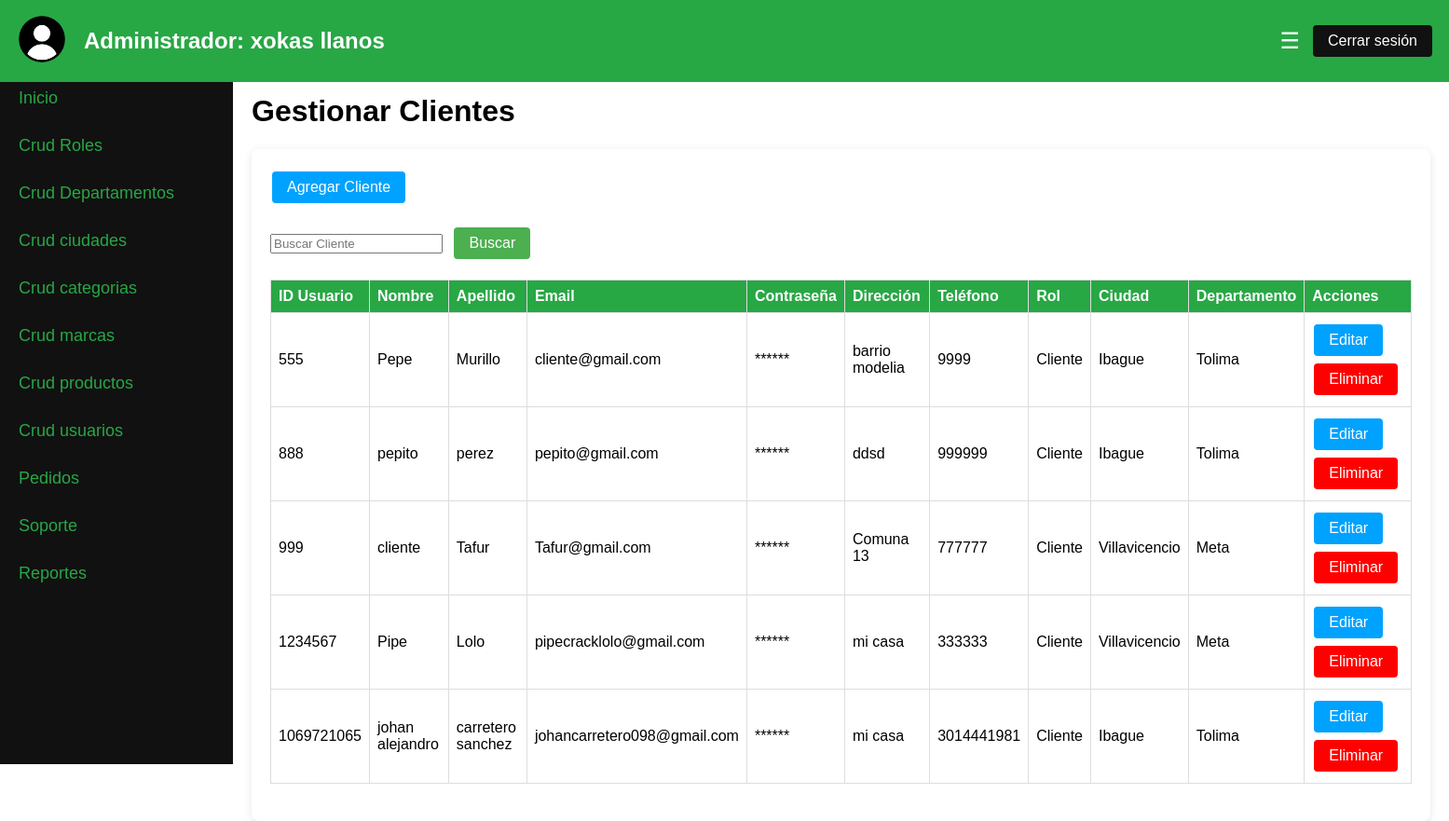
/Proyecto_SFT_MNS/cruds/usuarios/clientes.php (signed in), run on the app's committed database.
### tables this page shows
CREATE TABLE `usuarios` (
  `id_usuario` int(11) NOT NULL,
  `nombre_usuario` varchar(100) NOT NULL,
  `apellido_usuario` varchar(100) NOT NULL,
  `email_usuario` varchar(100) NOT NULL,
  `contraseña_usuario` varchar(100) NOT NULL,
  `direccion_usuario` varchar(255) DEFAULT NULL,
  `telefono_usuario` varchar(20) DEFAULT NULL,
  `rol_id` int(11) DEFAULT NULL,
  `ciudad_id` int(11) DEFAULT NULL,
  `departamento_id` int(11) DEFAULT NULL
);

### Proyecto_SFT_MNS/cruds/usuarios/clientes.php (the view, shortened to what this page needs)
<?php
require '../../config/database.php';
$registrosPorPagina = 6;
if (isset($_GET["pagina"])) {
    if ($_GET["pagina"] == 1) {
        header("Location: clientes.php");
    } else {
        $pagina = $_GET["pagina"];
    }
} else {
    $pagina = 1;
}
$inicio = ($pagina - 1) * $registrosPorPagina;
$filtro = "";
$parametros = [];
$sqlUsuarios = "
SELECT
    usuarios.id_usuario,
    usuarios.nombre_usuario,
    usuarios.apellido_usuario,
    usuarios.email_usuario,
    usuarios.contraseña_usuario,
    usuarios.direccion_usuario,
    usuarios.telefono_usuario,
    COALESCE(roles.nombre_rol, 'Sin rol') as nombre_rol,
    COALESCE(ciudades.nombre_ciudad, 'Sin ciudad') as nombre_ciudad,
    COALESCE(departamentos.nombre_departamento, 'Sin departamento') as nombre_departamento
FROM usuarios
LEFT JOIN roles ON usuarios.rol_id = roles.id_rol
LEFT JOIN ciudades ON usuarios.ciudad_id = ciudades.id_ciudad
LEFT JOIN departamentos ON usuarios.departamento_id = departamentos.id_departamento
WHERE usuarios.rol_id = 2 $filtro
LIMIT $inicio, $registrosPorPagina";
$resultadoUsuarios = $base->prepare($sqlUsuarios);
$resultadoUsuarios->execute($parametros);
$resultadoUsuarios = $resultadoUsuarios->fetchAll(PDO::FETCH_OBJ);
        ?>
<!DOCTYPE html>
<html lang="es">
<head>
    <link rel="stylesheet" href="../../css/admin_dashboard.css">
</head>
<body>
<header>
        <div class="admin-header">
            <div class="admin-logo">
                <img src="../../imagenes/usuario.png" alt="User Logo" width="50" height="50">
            </div>
            <div class="admin-name">
                <h2>Administrador: <?php echo htmlspecialchars($_SESSION['admin_nombre']) . ' ' . htmlspecialchars($_SESSION['admin_apellido']); ?></h2>
            </div>
            <button class="menu-button" onclick="toggleSidebar()">☰</button>
            <form id="logout-form" method="POST" action="../../views/cerrar_sesion.php">
                <button type="button" id="logout-button" class="buttonC">Cerrar sesión</button>
            </form>
        </div>
    </header>
    <div class="admin-container">
        <div class="sidebar" id="sidebar">
            <a href="../../views/admin_dashboard.php">Inicio</a>
            <a href="../../cruds/roles.php" onclick="showSection('roles')">Crud Roles</a>
            <a href="../../cruds/departamentos.php" onclick="showSection('departamentos')">Crud Departamentos</a>
            <a href="../../cruds/ciudades.php" onclick="showSection('ciudades')">Crud ciudades</a>
            <a href="../../cruds/categorias.php" onclick="showSection('categorias')">Crud categorias</a>
            <a href="../../cruds/marcas.php" onclick="showSection('marcas')">Crud marcas</a>
            <a href="../../cruds/productos/productos.php" onclick="showSection('productos')">Crud productos</a>
            <a href="../../cruds/usuarios/usuarios.php" onclick="showSection('usuarios')">Crud usuarios</a>
            <a href="../../cruds/pedidos/pedidos.php" onclick="showSection('pedidos')">Pedidos</a>
            <a href="../../cruds/soporte/soporte.php" onclick="showSection('soporte')">Soporte</a>
            <a href="../../views/reportes.php" onclick="showSection('reportes')">Reportes</a>
        </div>
        <main id="main-content">
            <div id="usuarios" class="section active">
                <h1><span class="color">Gestionar Clientes</span></h1>
                <div class="crud-container">
                <a href="register_Cliente.php" class="buttonA">Agregar Cliente</a>
                <br><br>
                <form action="<?php echo htmlspecialchars($_SERVER['PHP_SELF']); ?>" method="get" autocomplete="off">
                        <input type="text" name="buscar" placeholder="Buscar Cliente" value="<?php echo isset($_GET['buscar']) ? htmlspecialchars($_GET['buscar']) : ''; ?>">
                        <button type="submit" class="button">Buscar</button>
                    </form>
                    <br>
                    <form action="<?php echo htmlspecialchars($_SERVER['PHP_SELF']); ?>" method="post" autocomplete="off">
                        <table align="center" border="" bordercolor="orange" class="crud-table">
                            <tr>
                                <th>ID Usuario</th>
                                <th>Nombre</th>
                                <th>Apellido</th>
                                <th>Email</th>
                                <th>Contraseña</th>
                                <th>Dirección</th>
                                <th>Teléfono</th>
                                <th>Rol</th>
                                <th>Ciudad</th>
                                <th>Departamento</th>
                                <th>Acciones</th>
                            </tr>
                        <tbody id="crud-table-body">
                            <?php foreach ($resultadoUsuarios as $usuario) : ?>
                                <tr>
                                <td><?php echo htmlspecialchars($usuario->id_usuario); ?></td>
                                <td><?php echo htmlspecialchars($usuario->nombre_usuario); ?></td>
                                <td><?php echo htmlspecialchars($usuario->apellido_usuario); ?></td>
                                <td><?php echo htmlspecialchars($usuario->email_usuario); ?></td>
                                <td>******</td>
                                <td><?php echo htmlspecialchars($usuario->direccion_usuario); ?></td>
                                <td><?php echo htmlspecialchars($usuario->telefono_usuario); ?></td>
                                <td><?php echo htmlspecialchars($usuario->nombre_rol); ?></td>
                                <td><?php echo htmlspecialchars($usuario->nombre_ciudad); ?></td>
                                <td><?php echo htmlspecialchars($usuario->nombre_departamento); ?></td>
                                    <td class="td_boton">
                                        <a href="editar_usuario.php?id_usuario=<?php echo htmlspecialchars($usuario->id_usuario); ?>" class="buttonA">Editar</a>
                                        <a href="clientes.php?eliminar=<?php echo htmlspecialchars($usuario->id_usuario); ?>" class="buttonE" onclick="eliminarUsuario(event, '<?php echo htmlspecialchars($usuario->id_usuario); ?>')">Eliminar</a>
                                    </td>
                                </tr>
                            <?php endforeach; ?>
                        </tbody>
                    </table>
                    </form>
                </div>
            </div>
        </main>
    </div>
</body>
</html

### Proyecto_SFT_MNS/css/admin_dashboard.css (style rules this page uses)
body { font-family: Arial, sans-serif; margin: 0; padding: 0; background-image: url('https://encrypted-tbn1.gstatic.com/images?q=tbn:ANd9GcTl8zCvfB75PyeroTWu3tACRRlS4amHP_ynZzlkOtGCr-wXX840'); display: flex; flex-direction: column; }
.admin-header { display: flex; align-items: center; justify-content: space-between; padding: 10px 20px; background-color: #28a745; color: white; position: fixed; top: 0; left: 0; width: 100%; z-index: 1000; }
.admin-logo img { border-radius: 50%; }
.admin-name { flex-grow: 1; margin-left: 20px; }
.menu-button { position: relative; left: -30px; background: none; border: none; color: white; font-size: 24px; cursor: pointer; }
.admin-container { display: flex; flex-direction: row; height: 100vh; margin-top: 60px; }
.sidebar { width: 250px; background-color: #111; overflow-x: hidden; transition: width 0.5s; position: fixed; top: 60px; left: 0; height: calc(100vh - 60px); padding-top: 20px; display: flex; flex-direction: column; }
.sidebar a { padding: 15px 20px; text-decoration: none; font-size: 18px; color: #28a745; display: block; transition: 0.3s; }
main { margin-left: 250px; padding: 20px; flex-grow: 1; transition: margin-left 0.5s; }
.crud-container { max-width: max-content; background: white; margin: auto; padding: 20px; border-radius: 8px; box-shadow: 0 2px 10px rgba(0, 0, 0, 0.1); }
.crud-table { width: 100%; border-collapse: collapse; margin-bottom: 20px; }
.crud-table th, .crud-table td { border: 1px solid #ddd; padding: 8px; text-align: left; }
.crud-table th { background-color: #28a745; color: white; }
.section { display: none; }
.section.active { display: block; }
.color { color: rgb(0, 0, 0); }
a.buttonA, input[type="submit"].buttonA { max-width: 500px; display: inline-block; padding: 8px 16px; margin: 4px 2px; border: none; border-radius: 4px; background-color: #00a2ff; color: white; text-align: center; text-decoration: none; font-size: 16px; cursor: pointer; }
.button, input[type="submit"].button { display: inline-block; padding: 8px 16px; margin: 4px 8px; border: none; border-radius: 4px; background-color: #4CAF50; color: white; text-align: center; text-decoration: none; font-size: 16px; cursor: pointer; }
a.buttonE, input[type="submit"].buttonE { max-width: 500px; display: inline-block; padding: 8px 16px; margin: 4px 2px; border: none; border-radius: 4px; background-color: #ff0000; color: white; text-align: center; text-decoration: none; font-size: 16px; cursor: pointer; }
.buttonC, input[type="submit"].buttonC { display: inline-block; position: relative; left: -30px; padding: 8px 16px; margin: 4px 8px; border: none; border-radius: 4px; background-color: #111; color: white; text-align: center; text-decoration: none; font-size: 16px; cursor: pointer; }

### data on the page
usuarios: id_usuario "555", nombre_usuario "Pepe", apellido_usuario "Murillo", email_usuario "cliente@gmail.com", direccion_usuario "barrio modelia", telefono_usuario "9999", nombre_rol "Cliente", nombre_ciudad "Ibague", nombre_departamento "Tolima"
usuarios: id_usuario "888", nombre_usuario "pepito", apellido_usuario "perez", email_usuario "pepito@gmail.com", direccion_usuario "ddsd", telefono_usuario "999999", nombre_rol "Cliente", nombre_ciudad "Ibague", nombre_departamento "Tolima"
usuarios: id_usuario "999", nombre_usuario "cliente", apellido_usuario "Tafur", email_usuario "Tafur@gmail.com", direccion_usuario "Comuna 13", telefono_usuario "777777", nombre_rol "Cliente", nombre_ciudad "Villavicencio", nombre_departamento "Meta"
usuarios: id_usuario "1234567", nombre_usuario "Pipe", apellido_usuario "Lolo", email_usuario "pipecracklolo@gmail.com", direccion_usuario "mi casa", telefono_usuario "333333", nombre_rol "Cliente", nombre_ciudad "Villavicencio", nombre_departamento "Meta"
usuarios: id_usuario "1069721065", nombre_usuario "johan alejandro", apellido_usuario "carretero sanchez", email_usuario "johancarretero098@gmail.com", direccion_usuario "mi casa", telefono_usuario "3014441981", nombre_rol "Cliente", nombre_ciudad "Ibague", nombre_departamento "Tolima"

### other printed values
$_SESSION['admin_nombre'] "xokas"
$_SESSION['admin_apellido'] "llanos"
